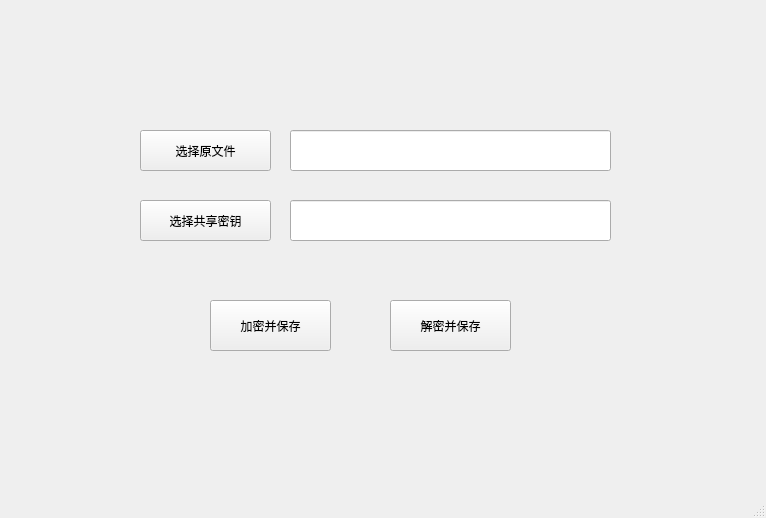
<?xml version="1.0" encoding="UTF-8"?>
<ui version="4.0">
 <class>sm4_crypto</class>
 <widget class="QMainWindow" name="sm4_crypto">
  <property name="geometry">
   <rect>
    <x>0</x>
    <y>0</y>
    <width>766</width>
    <height>518</height>
   </rect>
  </property>
  <property name="windowTitle">
   <string>文件加解密</string>
  </property>
  <widget class="QWidget" name="centralwidget">
   <widget class="QPushButton" name="btn_sm4_crypto_cho_shared_key_file">
    <property name="geometry">
     <rect>
      <x>140</x>
      <y>200</y>
      <width>131</width>
      <height>41</height>
     </rect>
    </property>
    <property name="text">
     <string>选择共享密钥</string>
    </property>
    <property name="icon">
     <iconset resource="resources.qrc">
      <normaloff>:/icons/icons/-_打开项目.png</normaloff>:/icons/icons/-_打开项目.png</iconset>
    </property>
   </widget>
   <widget class="QPushButton" name="btn_sm4_crypto_cho_raw_file">
    <property name="geometry">
     <rect>
      <x>140</x>
      <y>130</y>
      <width>131</width>
      <height>41</height>
     </rect>
    </property>
    <property name="text">
     <string>选择原文件</string>
    </property>
    <property name="icon">
     <iconset resource="resources.qrc">
      <normaloff>:/icons/icons/-_打开项目.png</normaloff>:/icons/icons/-_打开项目.png</iconset>
    </property>
   </widget>
   <widget class="CustomLineEdit" name="lineEdit_sm4_crypto_dir_shared_key_file">
    <property name="geometry">
     <rect>
      <x>290</x>
      <y>200</y>
      <width>321</width>
      <height>41</height>
     </rect>
    </property>
    <property name="text">
     <string/>
    </property>
   </widget>
   <widget class="CustomLineEdit" name="lineEdit_sm4_crypto_dir_raw_file">
    <property name="geometry">
     <rect>
      <x>290</x>
      <y>130</y>
      <width>321</width>
      <height>41</height>
     </rect>
    </property>
    <property name="text">
     <string/>
    </property>
   </widget>
   <widget class="QPushButton" name="btn_sm4_crypto_encryption">
    <property name="geometry">
     <rect>
      <x>210</x>
      <y>300</y>
      <width>121</width>
      <height>51</height>
     </rect>
    </property>
    <property name="text">
     <string>加密并保存</string>
    </property>
    <property name="icon">
     <iconset resource="resources.qrc">
      <normaloff>:/icons/icons/-_另存为.png</normaloff>:/icons/icons/-_另存为.png</iconset>
    </property>
   </widget>
   <widget class="QPushButton" name="btn_sm4_crypto_decryption">
    <property name="geometry">
     <rect>
      <x>390</x>
      <y>300</y>
      <width>121</width>
      <height>51</height>
     </rect>
    </property>
    <property name="text">
     <string>解密并保存</string>
    </property>
    <property name="icon">
     <iconset resource="resources.qrc">
      <normaloff>:/icons/icons/-_另存为.png</normaloff>:/icons/icons/-_另存为.png</iconset>
    </property>
   </widget>
  </widget>
  <widget class="QMenuBar" name="menubar">
   <property name="geometry">
    <rect>
     <x>0</x>
     <y>0</y>
     <width>766</width>
     <height>26</height>
    </rect>
   </property>
  </widget>
  <widget class="QStatusBar" name="statusbar"/>
 </widget>
 <customwidgets>
  <customwidget>
   <class>CustomLineEdit</class>
   <extends>QLineEdit</extends>
   <header location="global">customlineedit.h</header>
  </customwidget>
 </customwidgets>
 <resources>
  <include location="resources.qrc"/>
 </resources>
 <connections/>
</ui>
